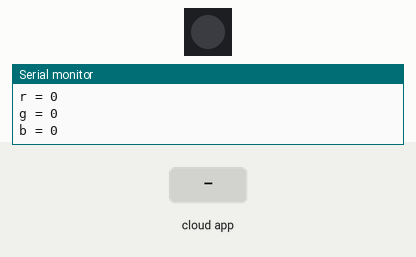
Simulated run of this sketch. Board: ESP8266 (NodeMCU). Shown: 1 RGB LEDs in strip order, left to right, the last lines printed to the serial monitor. The test bench sets the inputs (shaded band). Dim RGB values are drawn brighter than linear; WiFi joins after 1.5 s; servers stay silent unless stated; the Firebase database answers and starts empty.

Above: at 2.7 s.
2.8 s: the phone or cloud app sets r to 1
At 3.6 s:
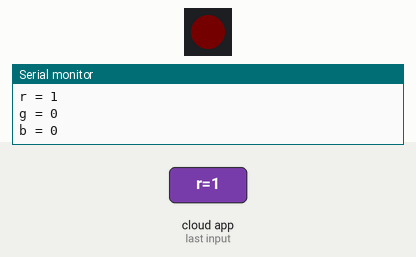
4.8 s: the phone or cloud app sets g to 1
At 6.3 s:
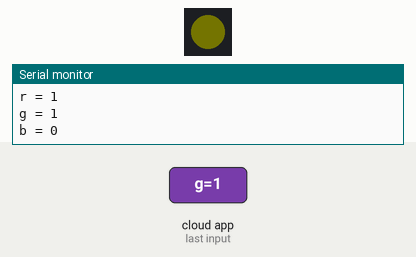
6.6 s: the phone or cloud app sets b to 1
At 7.8 s:
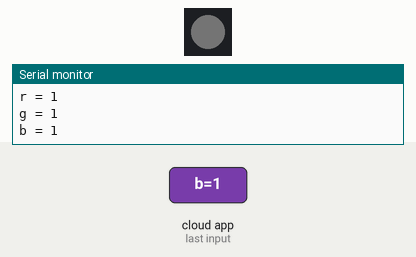
8.4 s: the phone or cloud app sets r to 0
At 9.2 s:
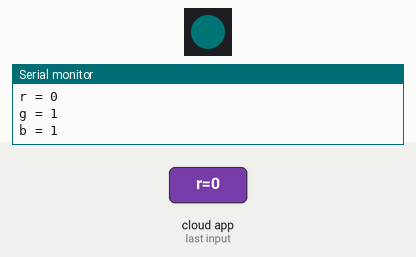
10.2 s: the phone or cloud app sets g to 0
At 11.7 s:
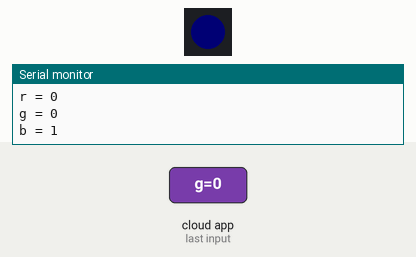
12.0 s: the phone or cloud app sets r to 1
At 13.3 s:
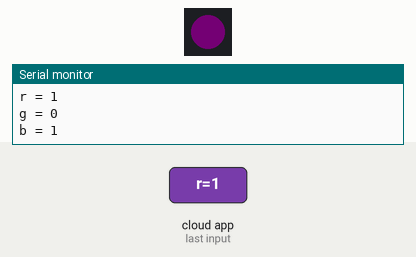
Timing chart, 0 to 14.8 s (numbered marks = the images above; inputs shaded):
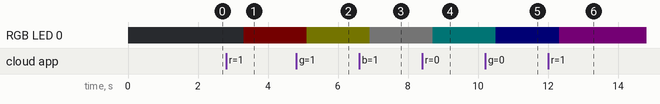

The sketch:

firebase.ino
```cpp
#include <ESP8266WiFi.h>
#include <FirebaseArduino.h>

#include <FastLED.h>

// How many leds in your strip?
#define NUM_LEDS 1
#define DATA_PIN D3
#define CLOCK_PIN 13
CRGB leds[NUM_LEDS];

// Set these to run example.
#define FIREBASE_HOST "embuns369-3d076-default-rtdb.firebaseio.com"
#define FIREBASE_AUTH "2xQBiEuNWGZADEAzYhuoaD9yjxzH3pHl7vimWOQk"
#define WIFI_SSID "Unwaha Hotspot"
#define WIFI_PASSWORD ""

void setup() {
  Serial.begin(9600);
FastLED.addLeds<NEOPIXEL, DATA_PIN>(leds, NUM_LEDS);
  // connect to wifi.
  WiFi.begin(WIFI_SSID, WIFI_PASSWORD);
  Serial.print("connecting");
  while (WiFi.status() != WL_CONNECTED) {
    Serial.print(".");
    delay(500);
  }
  Serial.println();
  Serial.print("connected: ");
  Serial.println(WiFi.localIP());

  Firebase.begin(FIREBASE_HOST, FIREBASE_AUTH);
}

int n = 0;

void loop() {

  int r = Firebase.getInt("r");
   int g = Firebase.getInt("g");
    int b = Firebase.getInt("b");
     Serial.print("r = ");
  Serial.println(r);
  Serial.print("g = ");
  Serial.println(g);
  Serial.print("b = ");
  Serial.println(b);
  Serial.print("");
  leds[0] = CRGB(r, g, b);
  FastLED.show();
}
```

Measured:
- after the input at 2.8 s, RGB LED 0: off → RGB(1, 0, 0) after 0.50 s
- after the input at 4.8 s, RGB LED 0: RGB(1, 0, 0) → RGB(1, 1, 0) after 0.31 s
- after the input at 6.6 s, RGB LED 0: RGB(1, 1, 0) → RGB(1, 1, 1) after 0.31 s
- after the input at 8.4 s, RGB LED 0: RGB(1, 1, 1) → RGB(0, 1, 1) after 0.31 s
- after the input at 10.2 s, RGB LED 0: RGB(0, 1, 1) → RGB(0, 0, 1) after 0.31 s
- after the input at 12.0 s, RGB LED 0: RGB(0, 0, 1) → RGB(1, 0, 1) after 0.32 s
